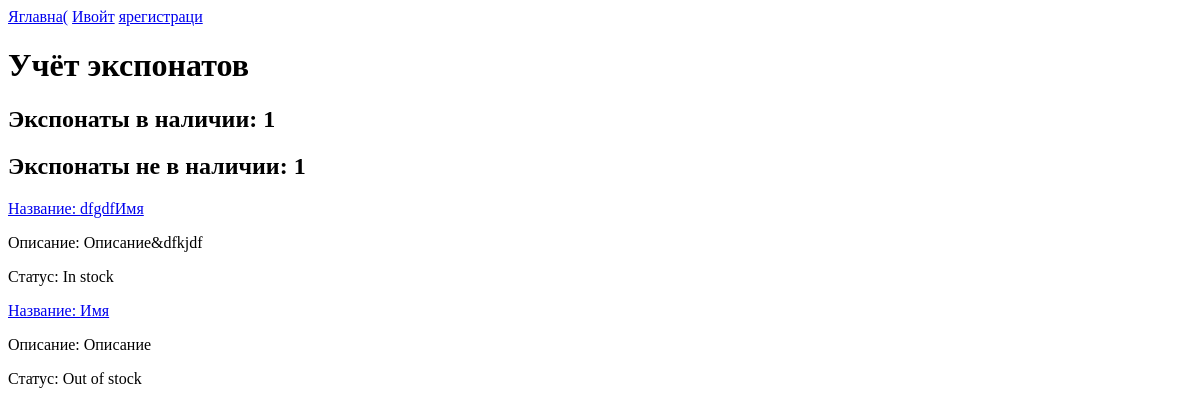
The app's page /posts/, older data.
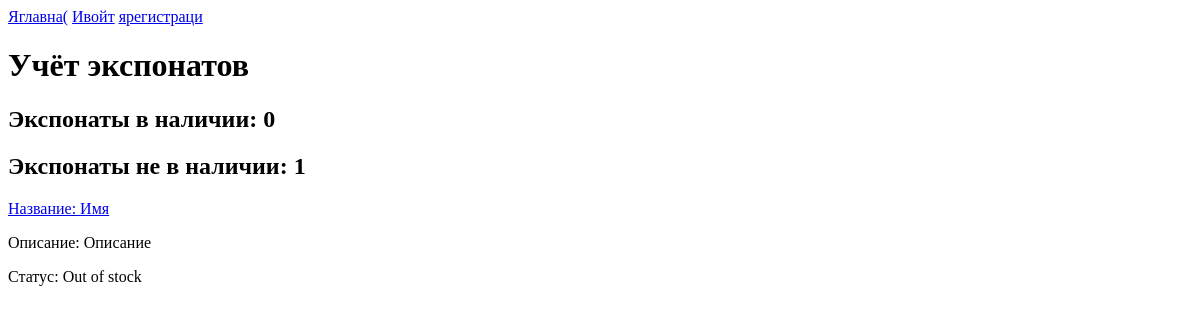
The same page, newer data.
### posts/models.py (models this page shows)
class Post(models.Model):
    name = models.CharField(max_length=120, default='Имя')
    description = models.TextField(default='Описание')
    status = models.CharField(max_length=30, choices=STATUS_CHOICES, default='in')
    author = models.ForeignKey('ReallyUser', on_delete=models.CASCADE, verbose_name='Создатель интернета', null=True)

### posts/views.py (the view)
# urls.py: path('', views.index, name='index'),
def index(request):
    posts = Post.objects.all()
    num_posts_available = Post.objects.filter(status__exact='in').count()
    num_posts_unavailable = Post.objects.filter(status__exact='out').count()
    context = {'posts': posts, 'num_posts_available': num_posts_available, 'num_posts_unavailable': num_posts_unavailable}
    return render(request, 'index.html', context)

### posts/templates/index.html
{% extends "base_generic.html" %}
{% block content %}
    <h1>Учёт экспонатов</h1>
    <h2>Экспонаты в наличии: {{ num_posts_available }}</h2>
    <h2>Экспонаты не в наличии: {{ num_posts_unavailable }}</h2>
    {% if posts %}
        <div>
            {% for post in posts %}
            <a href="{% url 'post-detail' post.id %}">Название: {{ post.name }}</a>
            <p>Описание: {{ post.description }}</p>
            <p>Статус: {{ post.get_status_display }}</p>
            {% endfor %}
        </div>
        {% else %}
            <p>Нет!</p>
        {% endif %}
{% endblock %}

Row changes from the older to the newer data that the page shows:
removed Post: name "dfgdfИмя", description "Описание&dfkjdf", status "In stock"
Text that changed along with them:
{{ num_posts_available }}: "1" → "0"
